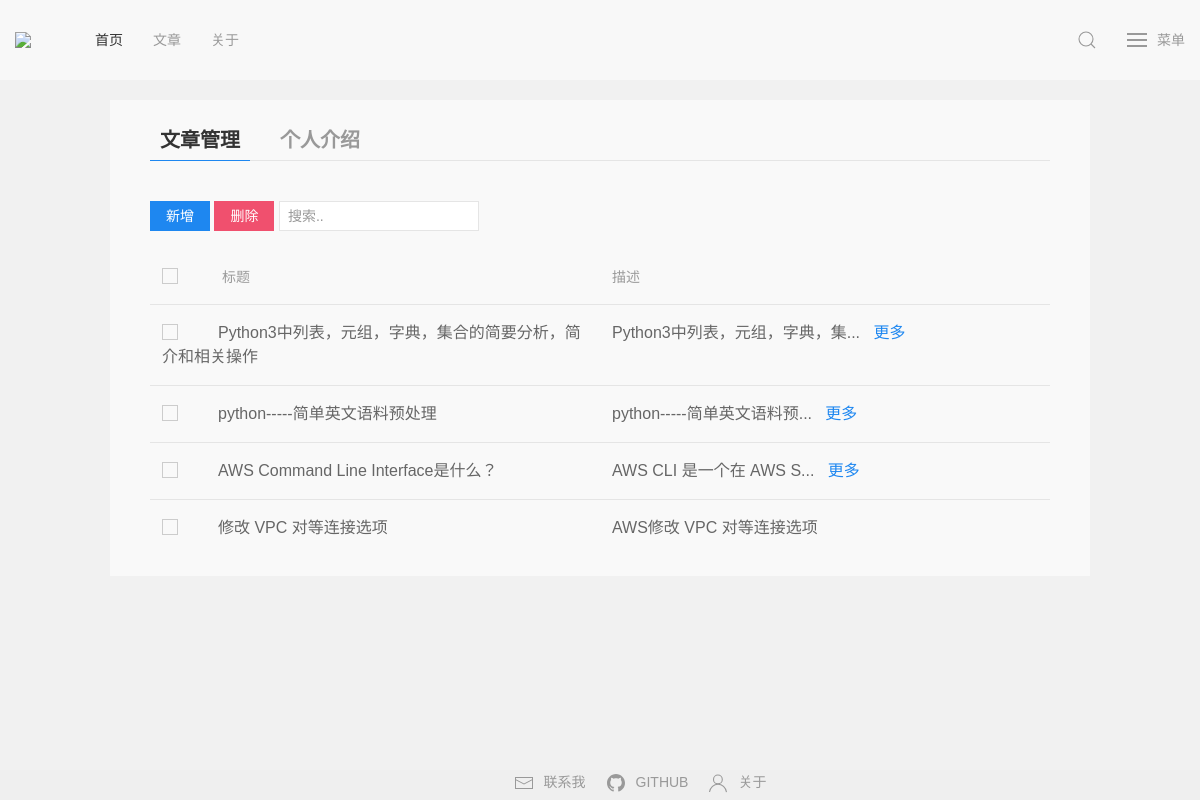
The page /manage (signed in) on the database its author committed.
### application/models/models.py (models this page shows, shortened)
class Article(db.Model):
    __tablename__ = 'article'
    id = db.Column(db.Integer, primary_key=True)
    title = db.Column(db.String(100))
    descp = db.Column(db.String(100))
    content = db.Column(db.String(10000))
    user_id = db.Column(db.Integer, db.ForeignKey('users.id'))
    user = db.relationship('User', backref=db.backref('article'))
    time = db.Column(db.DateTime, default=datetime.now)
    category = db.Column(db.String(10))
    thumbnail = db.Column(db.String(50))
    likes = db.Column(db.Integer, default=0)

### application/controllers/routes.py (the view)
@bp.route('/manage')
@login_required
def manage():
    articles = Article.query.order_by(desc(Article.time)).all()
    return render_template('manage.html', articles=articles)

### application/app.py (called while the page is built)
def create_app(config_name=None):
    if config_name is None:
        config_name = 'default'
    app = Flask(__name__)
    app.config.from_object(config[config_name])
    db.init_app(app)
    login_manager = LoginManager()
    login_manager.session_protection = 'strong'
    login_manager.login_view = "blog.login"
    login_manager.login_message = "该页面需要登陆"
    login_manager.init_app(app)
    @login_manager.user_loader
    def load_user(user_id):
        return User.query.get(int(user_id))
    app.register_blueprint(bp)
    return app

### application/controllers/routes.py (called while the page is built)
@bp.before_request
def make_session_permant():
    session.permanent = True

### application/templates/manage.html (shortened to what this page needs)
{% extends "base.html" %}
{% block head %}
{{ super() }}
{% endblock %}
{% block content %}
<div class="uk-container uk-container-small uk-margin-top uk-margin-xlarge-bottom article-background">
    <ul class="uk-margin-top uk-text-bold" uk-tab>
        <li><a class="tab-size" href="#">文章管理</a></li>
        <li><a class="tab-size" href="#">个人介绍</a></li>
      </ul>
    <ul class="uk-switcher uk-margin">
        <li>
            <a id="new" class="uk-button uk-button-primary uk-button-small uk-margin-top" href="{{ url_for('blog.publish') }}" type="button">新增</a>
            <button id="delete" class="uk-button uk-button-danger uk-button-small uk-margin-top" type="button">删除</button>
            <input class="uk-input uk-form-width-medium uk-form-small uk-margin-top searchFilter" type="text" placeholder="搜索..">
            <table class="uk-table uk-table-hover uk-table-divider searchable">
                <thead>
                    <tr>
                        <th><label><input class="uk-checkbox uk-margin-medium-right" type="checkbox" id="checkAll">  </label>  标题</th>
                        <th>描述</th>
                    </tr>
                </thead>
                <tbody>
                {% for a in articles %}
                    <tr>
                        <td><label><input class="uk-checkbox uk-margin-medium-right" type="checkbox" id="{{ a.id }}"></label><a href="{{ url_for('blog.details', id=a.id) }}" target="_blank" class="uk-link-heading">{{ a.title }}</a></td>
                        <td class="comment more">{{ a.descp }}</td>
                    </tr>
                {% endfor %}
                </tbody>
            </table>
        </li>
    </ul>
</div>
{% endblock %}

### application/static/css/styles.css (style rules this page uses)
body,button, input, select, textarea,h1 ,h2, h3, h4, h5, h6 { font-family: Microsoft YaHei,'宋体' , Tahoma, Helvetica, Arial, "\5b8b\4f53", sans-serif; }
html { background-color: #f1f1f1; }
.article-background { background-color: #f9f9f9; }
a.tab-size { font-size: 20px; }
table { table-layout: fixed; width: 200px; }

### rows shown on the page
Article: title "Python3中列表，元组，字典，集合的简要分析，简介和相关操作", descp "Python3中列表，元组，字典，集"
Article: title "python-----简单英文语料预处理", descp "python-----简单英文语料预"
Article: title "AWS Command Line Interface是什么？", descp "AWS CLI 是一个在 AWS S"
Article: title "修改 VPC 对等连接选项", descp "AWS修改 VPC 对等连接选项"
